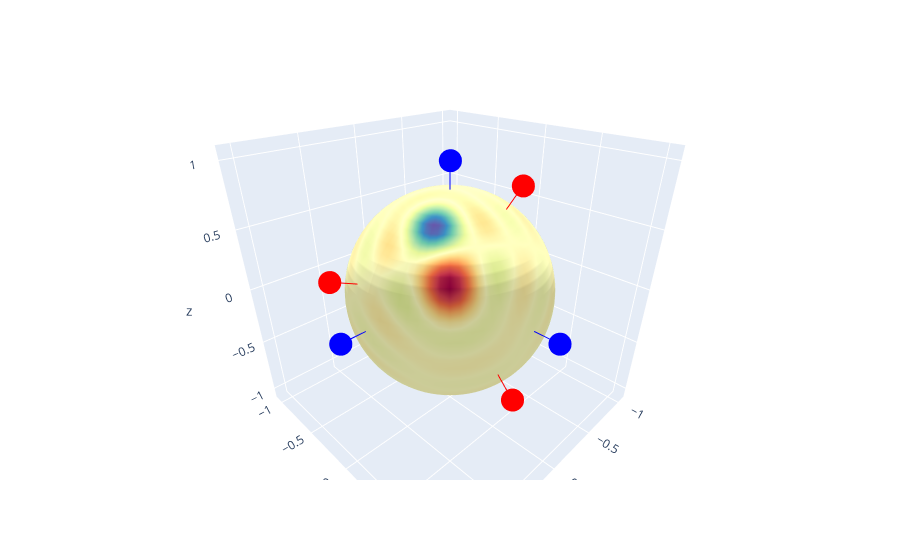

Here is the notebook cell this chart was saved with:
### Markdown cell above
### Original field
The expansion is that of two order limited point sources on the sphere.
Note the orientation of the two maxima in relateion to the original coordinate axes in blue, and the rotated axes in red.

### Code cell
go.Figure([
    go.Surface(x=old_x_mesh, y=old_y_mesh, z=old_z_mesh, surfacecolor=expansion.evaluate(old_mesh).real, **surf_layout),
    old_xyz, old_xietazeta
], fig_layout).show()

### Figure 1 — Plotly figure (JSON) as saved in the notebook; plotly's stock layout.template omitted (floating-point values rounded to 4 significant figures; data arrays with more than 128 entries replaced by an {"elided": "..."} marker saying what was removed)
{"data": [{"cmid": 0, "colorscale": [[0, "rgb(158,1,66)"], [0.1, "rgb(213,62,79)"], [0.2, "rgb(244,109,67)"], [0.3, "rgb(253,174,97)"], [0.4, "rgb(254,224,139)"], [0.5, "rgb(255,255,191)"], [0.6, "rgb(230,245,152)"], [0.7, "rgb(171,221,164)"], [0.8, "rgb(102,194,165)"], [0.9, "rgb(50,136,189)"], [1, "rgb(94,79,162)"]], "showscale": false, "surfacecolor": {"elided": "73x37 float values"}, "type": "surface", "x": {"elided": "73x37 float values"}, "y": {"elided": "73x37 float values"}, "z": {"elided": "73x37 float values"}}, {"hovertext": ["", "x", "", "y", "", "z"], "line": {"color": "blue"}, "type": "scatter3d", "x": [0, 1, 0, 0, 0, 0], "y": [0, 0, 0, 1, 0, 0], "z": [0, 0, 0, 0, 0, 1]}, {"hovertext": ["", "x", "", "y", "", "z"], "line": {"color": "red"}, "type": "scatter3d", "x": [0, 0.9186, 0, 0.3062, 0, -0.25], "y": [0, -0.1768, 0, 0.8839, 0, 0.433], "z": [0, 0.3536, 0, -0.3536, 0, 0.866]}], "layout": {"autosize": true, "scene": {"aspectratio": {"x": 1, "y": 1, "z": 1}, "camera": {"eye": {"x": 1, "y": 1, "z": 0.8}}, "xaxis": {"range": [-1.1, 1.1], "type": "linear"}, "yaxis": {"range": [-1.1, 1.1], "type": "linear"}, "zaxis": {"range": [-1.1, 1.1], "type": "linear"}}, "showlegend": false}}
